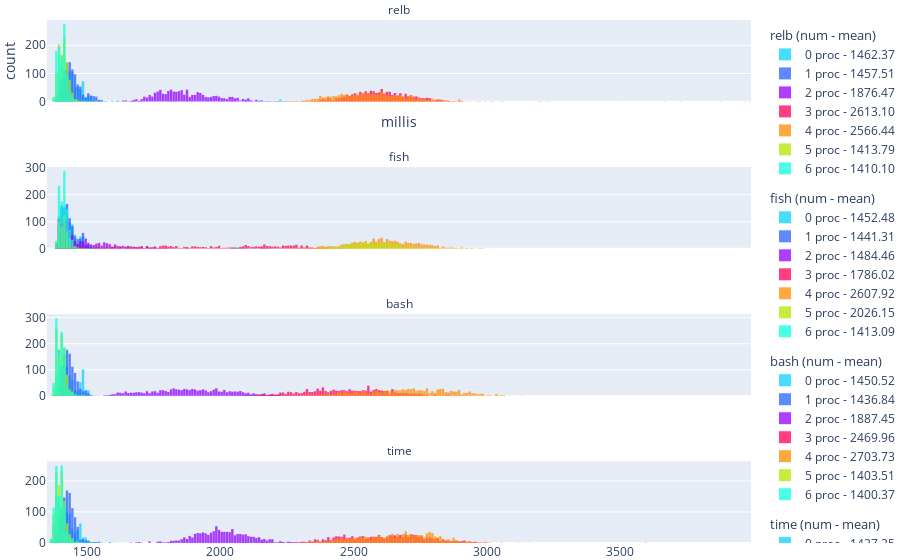

Notebook code for this chart:
### Code cell
fig = make_subplots(rows=4, subplot_titles=labels, shared_xaxes=True)
fig.update_layout(font=dict(
        size=12
    ),
    margin=go.layout.Margin(
        l=0, #left margin
        r=0, #right margin
        b=0, #bottom margin
        t=20, #top margin
    ))
quadro_plot(fig, observed_times, labels, "obs")
fig.update_annotations(font_size=12)
fig.write_image("plot3.pdf", scale = 1.0, width = 550, height = 680)
fig.show()

### Figure 1 — Plotly figure (JSON) as saved in the notebook; plotly's stock layout.template omitted (floating-point values rounded to 4 significant figures; data arrays with more than 128 entries replaced by an {"elided": "..."} marker saying what was removed)
{"data": [{"legendgroup": "0", "legendgrouptitle": {"text": "relb (num - mean)"}, "marker": {"color": "#0ad2ff"}, "name": "0 proc - 1462.37", "opacity": 0.75, "type": "histogram", "x": {"elided": "1000 float values"}, "xaxis": "x", "xbins": {"end": 4000, "size": 10, "start": 0}, "yaxis": "y"}, {"legendgroup": "0", "legendgrouptitle": {"text": "relb (num - mean)"}, "marker": {"color": "#2962ff"}, "name": "1 proc - 1457.51", "opacity": 0.75, "type": "histogram", "x": {"elided": "1000 float values"}, "xaxis": "x", "xbins": {"end": 4000, "size": 10, "start": 0}, "yaxis": "y"}, {"legendgroup": "0", "legendgrouptitle": {"text": "relb (num - mean)"}, "marker": {"color": "#9500ff"}, "name": "2 proc - 1876.47", "opacity": 0.75, "type": "histogram", "x": {"elided": "1000 float values"}, "xaxis": "x", "xbins": {"end": 4000, "size": 10, "start": 0}, "yaxis": "y"}, {"legendgroup": "0", "legendgrouptitle": {"text": "relb (num - mean)"}, "marker": {"color": "#ff0059"}, "name": "3 proc - 2613.10", "opacity": 0.75, "type": "histogram", "x": {"elided": "1000 float values"}, "xaxis": "x", "xbins": {"end": 4000, "size": 10, "start": 0}, "yaxis": "y"}, {"legendgroup": "0", "legendgrouptitle": {"text": "relb (num - mean)"}, "marker": {"color": "#ff8c00"}, "name": "4 proc - 2566.44", "opacity": 0.75, "type": "histogram", "x": {"elided": "1000 float values"}, "xaxis": "x", "xbins": {"end": 4000, "size": 10, "start": 0}, "yaxis": "y"}, {"legendgroup": "0", "legendgrouptitle": {"text": "relb (num - mean)"}, "marker": {"color": "#b4e600"}, "name": "5 proc - 1413.79", "opacity": 0.75, "type": "histogram", "x": {"elided": "1000 float values"}, "xaxis": "x", "xbins": {"end": 4000, "size": 10, "start": 0}, "yaxis": "y"}, {"legendgroup": "0", "legendgrouptitle": {"text": "relb (num - mean)"}, "marker": {"color": "#0fffdb"}, "name": "6 proc - 1410.10", "opacity": 0.75, "type": "histogram", "x": {"elided": "1000 float values"}, "xaxis": "x", "xbins": {"end": 4000, "size": 10, "start": 0}, "yaxis": "y"}, {"legendgroup": "1", "legendgrouptitle": {"text": "fish (num - mean)"}, "marker": {"color": "#0ad2ff"}, "name": "0 proc - 1452.48", "opacity": 0.75, "type": "histogram", "x": {"elided": "1000 float values"}, "xaxis": "x2", "xbins": {"end": 4000, "size": 10, "start": 0}, "yaxis": "y2"}, {"legendgroup": "1", "legendgrouptitle": {"text": "fish (num - mean)"}, "marker": {"color": "#2962ff"}, "name": "1 proc - 1441.31", "opacity": 0.75, "type": "histogram", "x": {"elided": "1000 float values"}, "xaxis": "x2", "xbins": {"end": 4000, "size": 10, "start": 0}, "yaxis": "y2"}, {"legendgroup": "1", "legendgrouptitle": {"text": "fish (num - mean)"}, "marker": {"color": "#9500ff"}, "name": "2 proc - 1484.46", "opacity": 0.75, "type": "histogram", "x": {"elided": "1000 float values"}, "xaxis": "x2", "xbins": {"end": 4000, "size": 10, "start": 0}, "yaxis": "y2"}, {"legendgroup": "1", "legendgrouptitle": {"text": "fish (num - mean)"}, "marker": {"color": "#ff0059"}, "name": "3 proc - 1786.02", "opacity": 0.75, "type": "histogram", "x": {"elided": "1000 float values"}, "xaxis": "x2", "xbins": {"end": 4000, "size": 10, "start": 0}, "yaxis": "y2"}, {"legendgroup": "1", "legendgrouptitle": {"text": "fish (num - mean)"}, "marker": {"color": "#ff8c00"}, "name": "4 proc - 2607.92", "opacity": 0.75, "type": "histogram", "x": {"elided": "1000 int values"}, "xaxis": "x2", "xbins": {"end": 4000, "size": 10, "start": 0}, "yaxis": "y2"}, {"legendgroup": "1", "legendgrouptitle": {"text": "fish (num - mean)"}, "marker": {"color": "#b4e600"}, "name": "5 proc - 2026.15", "opacity": 0.75, "type": "histogram", "x": {"elided": "1000 float values"}, "xaxis": "x2", "xbins": {"end": 4000, "size": 10, "start": 0}, "yaxis": "y2"}, {"legendgroup": "1", "legendgrouptitle": {"text": "fish (num - mean)"}, "marker": {"color": "#0fffdb"}, "name": "6 proc - 1413.09", "opacity": 0.75, "type": "histogram", "x": {"elided": "1000 float values"}, "xaxis": "x2", "xbins": {"end": 4000, "size": 10, "start": 0}, "yaxis": "y2"}, {"legendgroup": "2", "legendgrouptitle": {"text": "bash (num - mean)"}, "marker": {"color": "#0ad2ff"}, "name": "0 proc - 1450.52", "opacity": 0.75, "type": "histogram", "x": {"elided": "1000 int values"}, "xaxis": "x3", "xbins": {"end": 4000, "size": 10, "start": 0}, "yaxis": "y3"}, {"legendgroup": "2", "legendgrouptitle": {"text": "bash (num - mean)"}, "marker": {"color": "#2962ff"}, "name": "1 proc - 1436.84", "opacity": 0.75, "type": "histogram", "x": {"elided": "1000 int values"}, "xaxis": "x3", "xbins": {"end": 4000, "size": 10, "start": 0}, "yaxis": "y3"}, {"legendgroup": "2", "legendgrouptitle": {"text": "bash (num - mean)"}, "marker": {"color": "#9500ff"}, "name": "2 proc - 1887.45", "opacity": 0.75, "type": "histogram", "x": {"elided": "1000 float values"}, "xaxis": "x3", "xbins": {"end": 4000, "size": 10, "start": 0}, "yaxis": "y3"}, {"legendgroup": "2", "legendgrouptitle": {"text": "bash (num - mean)"}, "marker": {"color": "#ff0059"}, "name": "3 proc - 2469.96", "opacity": 0.75, "type": "histogram", "x": {"elided": "1000 int values"}, "xaxis": "x3", "xbins": {"end": 4000, "size": 10, "start": 0}, "yaxis": "y3"}, {"legendgroup": "2", "legendgrouptitle": {"text": "bash (num - mean)"}, "marker": {"color": "#ff8c00"}, "name": "4 proc - 2703.73", "opacity": 0.75, "type": "histogram", "x": {"elided": "1000 int values"}, "xaxis": "x3", "xbins": {"end": 4000, "size": 10, "start": 0}, "yaxis": "y3"}, {"legendgroup": "2", "legendgrouptitle": {"text": "bash (num - mean)"}, "marker": {"color": "#b4e600"}, "name": "5 proc - 1403.51", "opacity": 0.75, "type": "histogram", "x": {"elided": "1000 int values"}, "xaxis": "x3", "xbins": {"end": 4000, "size": 10, "start": 0}, "yaxis": "y3"}, {"legendgroup": "2", "legendgrouptitle": {"text": "bash (num - mean)"}, "marker": {"color": "#0fffdb"}, "name": "6 proc - 1400.37", "opacity": 0.75, "type": "histogram", "x": {"elided": "1000 int values"}, "xaxis": "x3", "xbins": {"end": 4000, "size": 10, "start": 0}, "yaxis": "y3"}, {"legendgroup": "3", "legendgrouptitle": {"text": "time (num - mean)"}, "marker": {"color": "#0ad2ff"}, "name": "0 proc - 1427.25", "opacity": 0.75, "type": "histogram", "x": {"elided": "1000 int values"}, "xaxis": "x4", "xbins": {"end": 4000, "size": 10, "start": 0}, "yaxis": "y4"}, {"legendgroup": "3", "legendgrouptitle": {"text": "time (num - mean)"}, "marker": {"color": "#2962ff"}, "name": "1 proc - 1425.99", "opacity": 0.75, "type": "histogram", "x": {"elided": "1000 int values"}, "xaxis": "x4", "xbins": {"end": 4000, "size": 10, "start": 0}, "yaxis": "y4"}, {"legendgroup": "3", "legendgrouptitle": {"text": "time (num - mean)"}, "marker": {"color": "#9500ff"}, "name": "2 proc - 2002.24", "opacity": 0.75, "type": "histogram", "x": {"elided": "1000 float values"}, "xaxis": "x4", "xbins": {"end": 4000, "size": 10, "start": 0}, "yaxis": "y4"}, {"legendgroup": "3", "legendgrouptitle": {"text": "time (num - mean)"}, "marker": {"color": "#ff0059"}, "name": "3 proc - 2611.34", "opacity": 0.75, "type": "histogram", "x": {"elided": "1000 int values"}, "xaxis": "x4", "xbins": {"end": 4000, "size": 10, "start": 0}, "yaxis": "y4"}, {"legendgroup": "3", "legendgrouptitle": {"text": "time (num - mean)"}, "marker": {"color": "#ff8c00"}, "name": "4 proc - 2658.95", "opacity": 0.75, "type": "histogram", "x": {"elided": "1000 int values"}, "xaxis": "x4", "xbins": {"end": 4000, "size": 10, "start": 0}, "yaxis": "y4"}, {"legendgroup": "3", "legendgrouptitle": {"text": "time (num - mean)"}, "marker": {"color": "#b4e600"}, "name": "5 proc - 1395.74", "opacity": 0.75, "type": "histogram", "x": {"elided": "1000 int values"}, "xaxis": "x4", "xbins": {"end": 4000, "size": 10, "start": 0}, "yaxis": "y4"}, {"legendgroup": "3", "legendgrouptitle": {"text": "time (num - mean)"}, "marker": {"color": "#0fffdb"}, "name": "6 proc - 1398.32", "opacity": 0.75, "type": "histogram", "x": {"elided": "1000 int values"}, "xaxis": "x4", "xbins": {"end": 4000, "size": 10, "start": 0}, "yaxis": "y4"}], "layout": {"annotations": [{"font": {"size": 12}, "showarrow": false, "text": "relb", "x": 0.5, "xanchor": "center", "xref": "paper", "y": 1, "yanchor": "bottom", "yref": "paper"}, {"font": {"size": 12}, "showarrow": false, "text": "fish", "x": 0.5, "xanchor": "center", "xref": "paper", "y": 0.7188, "yanchor": "bottom", "yref": "paper"}, {"font": {"size": 12}, "showarrow": false, "text": "bash", "x": 0.5, "xanchor": "center", "xref": "paper", "y": 0.4375, "yanchor": "bottom", "yref": "paper"}, {"font": {"size": 12}, "showarrow": false, "text": "time", "x": 0.5, "xanchor": "center", "xref": "paper", "y": 0.1562, "yanchor": "bottom", "yref": "paper"}], "bargap": 0.1, "barmode": "overlay", "font": {"size": 12}, "margin": {"b": 0, "l": 0, "r": 0, "t": 20}, "xaxis": {"anchor": "y", "domain": [0, 1], "matches": "x4", "showticklabels": false, "title": {"text": "millis"}}, "xaxis2": {"anchor": "y2", "domain": [0, 1], "matches": "x4", "showticklabels": false}, "xaxis3": {"anchor": "y3", "domain": [0, 1], "matches": "x4", "showticklabels": false}, "xaxis4": {"anchor": "y4", "domain": [0, 1]}, "yaxis": {"anchor": "x", "domain": [0.8438, 1], "title": {"text": "count"}}, "yaxis2": {"anchor": "x2", "domain": [0.5625, 0.7188]}, "yaxis3": {"anchor": "x3", "domain": [0.2812, 0.4375]}, "yaxis4": {"anchor": "x4", "domain": [0, 0.1562]}}}
